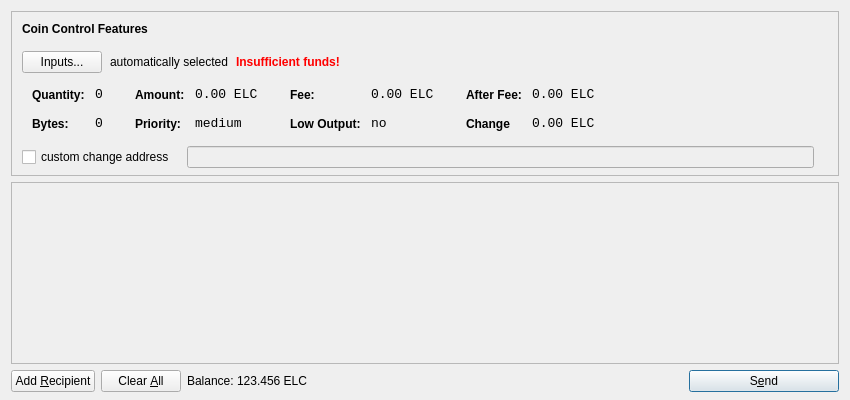
<?xml version="1.0" encoding="UTF-8"?>
<ui version="4.0">
 <class>SendCoinsDialog</class>
 <widget class="QDialog" name="SendCoinsDialog">
  <property name="geometry">
   <rect>
    <x>0</x>
    <y>0</y>
    <width>850</width>
    <height>400</height>
   </rect>
  </property>
  <property name="windowTitle">
   <string>Send Coins</string>
  </property>
  <layout class="QVBoxLayout" name="verticalLayout" stretch="0,1,0">
   <property name="bottomMargin">
    <number>8</number>
   </property>
   <item>
    <widget class="QFrame" name="frameCoinControl">
     <property name="sizePolicy">
      <sizepolicy hsizetype="Expanding" vsizetype="Expanding">
       <horstretch>0</horstretch>
       <verstretch>0</verstretch>
      </sizepolicy>
     </property>
     <property name="maximumSize">
      <size>
       <width>16777215</width>
       <height>16777215</height>
      </size>
     </property>
     <property name="frameShape">
      <enum>QFrame::StyledPanel</enum>
     </property>
     <property name="frameShadow">
      <enum>QFrame::Sunken</enum>
     </property>
     <layout class="QVBoxLayout" name="verticalLayoutCoinControl2">
      <property name="spacing">
       <number>-1</number>
      </property>
      <property name="leftMargin">
       <number>0</number>
      </property>
      <property name="topMargin">
       <number>0</number>
      </property>
      <property name="rightMargin">
       <number>0</number>
      </property>
      <property name="bottomMargin">
       <number>6</number>
      </property>
      <item>
       <layout class="QVBoxLayout" name="verticalLayoutCoinControl" stretch="0,0,0,0,1">
        <property name="spacing">
         <number>0</number>
        </property>
        <property name="leftMargin">
         <number>10</number>
        </property>
        <property name="topMargin">
         <number>10</number>
        </property>
        <item>
         <layout class="QHBoxLayout" name="horizontalLayoutCoinControl1">
          <property name="bottomMargin">
           <number>15</number>
          </property>
          <item>
           <widget class="QLabel" name="labelCoinControlFeatures">
            <property name="sizePolicy">
             <sizepolicy hsizetype="Preferred" vsizetype="Maximum">
              <horstretch>0</horstretch>
              <verstretch>0</verstretch>
             </sizepolicy>
            </property>
            <property name="font">
             <font>
              <weight>75</weight>
              <bold>true</bold>
             </font>
            </property>
            <property name="styleSheet">
             <string notr="true">font-weight:bold;</string>
            </property>
            <property name="text">
             <string>Coin Control Features</string>
            </property>
           </widget>
          </item>
         </layout>
        </item>
        <item>
         <layout class="QHBoxLayout" name="horizontalLayoutCoinControl2" stretch="0,0,0,0">
          <property name="spacing">
           <number>8</number>
          </property>
          <property name="bottomMargin">
           <number>10</number>
          </property>
          <item>
           <widget class="QPushButton" name="pushButtonCoinControl">
            <property name="styleSheet">
             <string notr="true"/>
            </property>
            <property name="text">
             <string>Inputs...</string>
            </property>
           </widget>
          </item>
          <item>
           <widget class="QLabel" name="labelCoinControlAutomaticallySelected">
            <property name="text">
             <string>automatically selected</string>
            </property>
            <property name="margin">
             <number>5</number>
            </property>
           </widget>
          </item>
          <item>
           <widget class="QLabel" name="labelCoinControlInsuffFunds">
            <property name="font">
             <font>
              <weight>75</weight>
              <bold>true</bold>
             </font>
            </property>
            <property name="styleSheet">
             <string notr="true">color:red;font-weight:bold;</string>
            </property>
            <property name="text">
             <string>Insufficient funds!</string>
            </property>
            <property name="margin">
             <number>5</number>
            </property>
           </widget>
          </item>
          <item>
           <spacer name="horizontalSpacerCoinControl">
            <property name="orientation">
             <enum>Qt::Horizontal</enum>
            </property>
            <property name="sizeHint" stdset="0">
             <size>
              <width>40</width>
              <height>1</height>
             </size>
            </property>
           </spacer>
          </item>
         </layout>
        </item>
        <item>
         <widget class="QWidget" name="widgetCoinControl" native="true">
          <property name="sizePolicy">
           <sizepolicy hsizetype="Preferred" vsizetype="Preferred">
            <horstretch>0</horstretch>
            <verstretch>0</verstretch>
           </sizepolicy>
          </property>
          <property name="minimumSize">
           <size>
            <width>0</width>
            <height>0</height>
           </size>
          </property>
          <property name="styleSheet">
           <string notr="true"/>
          </property>
          <layout class="QHBoxLayout" name="horizontalLayoutCoinControl5">
           <property name="margin">
            <number>0</number>
           </property>
           <item>
            <layout class="QHBoxLayout" name="horizontalLayoutCoinControl3" stretch="0,0,0,1">
             <property name="spacing">
              <number>20</number>
             </property>
             <property name="topMargin">
              <number>0</number>
             </property>
             <property name="bottomMargin">
              <number>10</number>
             </property>
             <item>
              <layout class="QFormLayout" name="formLayoutCoinControl1">
               <property name="horizontalSpacing">
                <number>10</number>
               </property>
               <property name="verticalSpacing">
                <number>14</number>
               </property>
               <property name="leftMargin">
                <number>10</number>
               </property>
               <property name="topMargin">
                <number>4</number>
               </property>
               <property name="rightMargin">
                <number>6</number>
               </property>
               <item row="0" column="0">
                <widget class="QLabel" name="labelCoinControlQuantityText">
                 <property name="styleSheet">
                  <string notr="true">font-weight:bold;</string>
                 </property>
                 <property name="text">
                  <string>Quantity:</string>
                 </property>
                 <property name="margin">
                  <number>0</number>
                 </property>
                </widget>
               </item>
               <item row="0" column="1">
                <widget class="QLabel" name="labelCoinControlQuantity">
                 <property name="font">
                  <font>
                   <family>Monospace</family>
                   <pointsize>10</pointsize>
                  </font>
                 </property>
                 <property name="cursor">
                  <cursorShape>IBeamCursor</cursorShape>
                 </property>
                 <property name="contextMenuPolicy">
                  <enum>Qt::ActionsContextMenu</enum>
                 </property>
                 <property name="text">
                  <string>0</string>
                 </property>
                 <property name="margin">
                  <number>0</number>
                 </property>
                 <property name="textInteractionFlags">
                  <set>Qt::LinksAccessibleByMouse|Qt::TextSelectableByKeyboard|Qt::TextSelectableByMouse</set>
                 </property>
                </widget>
               </item>
               <item row="1" column="0">
                <widget class="QLabel" name="labelCoinControlBytesText">
                 <property name="styleSheet">
                  <string notr="true">font-weight:bold;</string>
                 </property>
                 <property name="text">
                  <string>Bytes:</string>
                 </property>
                </widget>
               </item>
               <item row="1" column="1">
                <widget class="QLabel" name="labelCoinControlBytes">
                 <property name="font">
                  <font>
                   <family>Monospace</family>
                   <pointsize>10</pointsize>
                  </font>
                 </property>
                 <property name="cursor">
                  <cursorShape>IBeamCursor</cursorShape>
                 </property>
                 <property name="contextMenuPolicy">
                  <enum>Qt::ActionsContextMenu</enum>
                 </property>
                 <property name="text">
                  <string>0</string>
                 </property>
                 <property name="textInteractionFlags">
                  <set>Qt::LinksAccessibleByMouse|Qt::TextSelectableByKeyboard|Qt::TextSelectableByMouse</set>
                 </property>
                </widget>
               </item>
              </layout>
             </item>
             <item>
              <layout class="QFormLayout" name="formLayoutCoinControl2">
               <property name="horizontalSpacing">
                <number>10</number>
               </property>
               <property name="verticalSpacing">
                <number>14</number>
               </property>
               <property name="leftMargin">
                <number>6</number>
               </property>
               <property name="topMargin">
                <number>4</number>
               </property>
               <property name="rightMargin">
                <number>6</number>
               </property>
               <item row="0" column="0">
                <widget class="QLabel" name="labelCoinControlAmountText">
                 <property name="styleSheet">
                  <string notr="true">font-weight:bold;</string>
                 </property>
                 <property name="text">
                  <string>Amount:</string>
                 </property>
                 <property name="margin">
                  <number>0</number>
                 </property>
                </widget>
               </item>
               <item row="0" column="1">
                <widget class="QLabel" name="labelCoinControlAmount">
                 <property name="font">
                  <font>
                   <family>Monospace</family>
                   <pointsize>10</pointsize>
                  </font>
                 </property>
                 <property name="cursor">
                  <cursorShape>IBeamCursor</cursorShape>
                 </property>
                 <property name="contextMenuPolicy">
                  <enum>Qt::ActionsContextMenu</enum>
                 </property>
                 <property name="text">
                  <string notr="true">0.00 ELC</string>
                 </property>
                 <property name="textInteractionFlags">
                  <set>Qt::LinksAccessibleByMouse|Qt::TextSelectableByKeyboard|Qt::TextSelectableByMouse</set>
                 </property>
                </widget>
               </item>
               <item row="1" column="0">
                <widget class="QLabel" name="labelCoinControlPriorityText">
                 <property name="styleSheet">
                  <string notr="true">font-weight:bold;</string>
                 </property>
                 <property name="text">
                  <string>Priority:</string>
                 </property>
                </widget>
               </item>
               <item row="1" column="1">
                <widget class="QLabel" name="labelCoinControlPriority">
                 <property name="font">
                  <font>
                   <family>Monospace</family>
                   <pointsize>10</pointsize>
                  </font>
                 </property>
                 <property name="cursor">
                  <cursorShape>IBeamCursor</cursorShape>
                 </property>
                 <property name="contextMenuPolicy">
                  <enum>Qt::ActionsContextMenu</enum>
                 </property>
                 <property name="text">
                  <string>medium</string>
                 </property>
                 <property name="textInteractionFlags">
                  <set>Qt::LinksAccessibleByMouse|Qt::TextSelectableByKeyboard|Qt::TextSelectableByMouse</set>
                 </property>
                </widget>
               </item>
              </layout>
             </item>
             <item>
              <layout class="QFormLayout" name="formLayoutCoinControl3">
               <property name="horizontalSpacing">
                <number>10</number>
               </property>
               <property name="verticalSpacing">
                <number>14</number>
               </property>
               <property name="leftMargin">
                <number>6</number>
               </property>
               <property name="topMargin">
                <number>4</number>
               </property>
               <property name="rightMargin">
                <number>6</number>
               </property>
               <item row="0" column="0">
                <widget class="QLabel" name="labelCoinControlFeeText">
                 <property name="styleSheet">
                  <string notr="true">font-weight:bold;</string>
                 </property>
                 <property name="text">
                  <string>Fee:</string>
                 </property>
                 <property name="margin">
                  <number>0</number>
                 </property>
                </widget>
               </item>
               <item row="0" column="1">
                <widget class="QLabel" name="labelCoinControlFee">
                 <property name="font">
                  <font>
                   <family>Monospace</family>
                   <pointsize>10</pointsize>
                  </font>
                 </property>
                 <property name="cursor">
                  <cursorShape>IBeamCursor</cursorShape>
                 </property>
                 <property name="contextMenuPolicy">
                  <enum>Qt::ActionsContextMenu</enum>
                 </property>
                 <property name="text">
                  <string notr="true">0.00 ELC</string>
                 </property>
                 <property name="textInteractionFlags">
                  <set>Qt::LinksAccessibleByMouse|Qt::TextSelectableByKeyboard|Qt::TextSelectableByMouse</set>
                 </property>
                </widget>
               </item>
               <item row="1" column="0">
                <widget class="QLabel" name="labelCoinControlLowOutputText">
                 <property name="styleSheet">
                  <string notr="true">font-weight:bold;</string>
                 </property>
                 <property name="text">
                  <string>Low Output:</string>
                 </property>
                </widget>
               </item>
               <item row="1" column="1">
                <widget class="QLabel" name="labelCoinControlLowOutput">
                 <property name="font">
                  <font>
                   <family>Monospace</family>
                   <pointsize>10</pointsize>
                  </font>
                 </property>
                 <property name="cursor">
                  <cursorShape>IBeamCursor</cursorShape>
                 </property>
                 <property name="contextMenuPolicy">
                  <enum>Qt::ActionsContextMenu</enum>
                 </property>
                 <property name="text">
                  <string>no</string>
                 </property>
                 <property name="textInteractionFlags">
                  <set>Qt::LinksAccessibleByMouse|Qt::TextSelectableByKeyboard|Qt::TextSelectableByMouse</set>
                 </property>
                </widget>
               </item>
              </layout>
             </item>
             <item>
              <layout class="QFormLayout" name="formLayoutCoinControl4">
               <property name="horizontalSpacing">
                <number>10</number>
               </property>
               <property name="verticalSpacing">
                <number>14</number>
               </property>
               <property name="leftMargin">
                <number>6</number>
               </property>
               <property name="topMargin">
                <number>4</number>
               </property>
               <property name="rightMargin">
                <number>6</number>
               </property>
               <item row="0" column="0">
                <widget class="QLabel" name="labelCoinControlAfterFeeText">
                 <property name="styleSheet">
                  <string notr="true">font-weight:bold;</string>
                 </property>
                 <property name="text">
                  <string>After Fee:</string>
                 </property>
                 <property name="margin">
                  <number>0</number>
                 </property>
                </widget>
               </item>
               <item row="0" column="1">
                <widget class="QLabel" name="labelCoinControlAfterFee">
                 <property name="font">
                  <font>
                   <family>Monospace</family>
                   <pointsize>10</pointsize>
                  </font>
                 </property>
                 <property name="cursor">
                  <cursorShape>IBeamCursor</cursorShape>
                 </property>
                 <property name="contextMenuPolicy">
                  <enum>Qt::ActionsContextMenu</enum>
                 </property>
                 <property name="text">
                  <string notr="true">0.00 ELC</string>
                 </property>
                 <property name="textInteractionFlags">
                  <set>Qt::LinksAccessibleByMouse|Qt::TextSelectableByKeyboard|Qt::TextSelectableByMouse</set>
                 </property>
                </widget>
               </item>
               <item row="1" column="0">
                <widget class="QLabel" name="labelCoinControlChangeText">
                 <property name="styleSheet">
                  <string notr="true">font-weight:bold;</string>
                 </property>
                 <property name="text">
                  <string>Change</string>
                 </property>
                </widget>
               </item>
               <item row="1" column="1">
                <widget class="QLabel" name="labelCoinControlChange">
                 <property name="font">
                  <font>
                   <family>Monospace</family>
                   <pointsize>10</pointsize>
                  </font>
                 </property>
                 <property name="cursor">
                  <cursorShape>IBeamCursor</cursorShape>
                 </property>
                 <property name="contextMenuPolicy">
                  <enum>Qt::ActionsContextMenu</enum>
                 </property>
                 <property name="text">
                  <string notr="true">0.00 ELC</string>
                 </property>
                 <property name="textInteractionFlags">
                  <set>Qt::LinksAccessibleByMouse|Qt::TextSelectableByKeyboard|Qt::TextSelectableByMouse</set>
                 </property>
                </widget>
               </item>
              </layout>
             </item>
            </layout>
           </item>
          </layout>
         </widget>
        </item>
        <item>
         <layout class="QHBoxLayout" name="horizontalLayoutCoinControl4" stretch="0,0,0">
          <property name="spacing">
           <number>12</number>
          </property>
          <property name="sizeConstraint">
           <enum>QLayout::SetDefaultConstraint</enum>
          </property>
          <property name="topMargin">
           <number>5</number>
          </property>
          <property name="rightMargin">
           <number>5</number>
          </property>
          <item>
           <widget class="QCheckBox" name="checkBoxCoinControlChange">
            <property name="text">
             <string>custom change address</string>
            </property>
           </widget>
          </item>
          <item>
           <widget class="QLineEdit" name="lineEditCoinControlChange">
            <property name="enabled">
             <bool>false</bool>
            </property>
            <property name="sizePolicy">
             <sizepolicy hsizetype="Expanding" vsizetype="Fixed">
              <horstretch>0</horstretch>
              <verstretch>0</verstretch>
             </sizepolicy>
            </property>
           </widget>
          </item>
          <item>
           <widget class="QLabel" name="labelCoinControlChangeLabel">
            <property name="sizePolicy">
             <sizepolicy hsizetype="Preferred" vsizetype="Expanding">
              <horstretch>0</horstretch>
              <verstretch>0</verstretch>
             </sizepolicy>
            </property>
            <property name="minimumSize">
             <size>
              <width>0</width>
              <height>0</height>
             </size>
            </property>
            <property name="text">
             <string/>
            </property>
            <property name="margin">
             <number>3</number>
            </property>
           </widget>
          </item>
         </layout>
        </item>
        <item>
         <spacer name="verticalSpacerCoinControl">
          <property name="orientation">
           <enum>Qt::Vertical</enum>
          </property>
          <property name="sizeHint" stdset="0">
           <size>
            <width>800</width>
            <height>1</height>
           </size>
          </property>
         </spacer>
        </item>
       </layout>
      </item>
     </layout>
    </widget>
   </item>
   <item>
    <widget class="QScrollArea" name="scrollArea">
     <property name="widgetResizable">
      <bool>true</bool>
     </property>
     <widget class="QWidget" name="scrollAreaWidgetContents">
      <property name="geometry">
       <rect>
        <x>0</x>
        <y>0</y>
        <width>830</width>
        <height>165</height>
       </rect>
      </property>
      <layout class="QVBoxLayout" name="verticalLayout_2">
       <property name="margin">
        <number>0</number>
       </property>
       <item>
        <layout class="QVBoxLayout" name="entries">
         <property name="spacing">
          <number>6</number>
         </property>
        </layout>
       </item>
       <item>
        <spacer name="verticalSpacer">
         <property name="orientation">
          <enum>Qt::Vertical</enum>
         </property>
         <property name="sizeHint" stdset="0">
          <size>
           <width>20</width>
           <height>40</height>
          </size>
         </property>
        </spacer>
       </item>
      </layout>
     </widget>
    </widget>
   </item>
   <item>
    <layout class="QHBoxLayout" name="horizontalLayout">
     <item>
      <widget class="QPushButton" name="addButton">
       <property name="toolTip">
        <string>Send to multiple recipients at once</string>
       </property>
       <property name="text">
        <string>Add &amp;Recipient</string>
       </property>
       <property name="autoDefault">
        <bool>false</bool>
       </property>
      </widget>
     </item>
     <item>
      <widget class="QPushButton" name="clearButton">
       <property name="sizePolicy">
        <sizepolicy hsizetype="Minimum" vsizetype="Fixed">
         <horstretch>0</horstretch>
         <verstretch>0</verstretch>
        </sizepolicy>
       </property>
       <property name="toolTip">
        <string>Remove all transaction fields</string>
       </property>
       <property name="text">
        <string>Clear &amp;All</string>
       </property>
       <property name="autoRepeatDelay">
        <number>300</number>
       </property>
       <property name="autoDefault">
        <bool>false</bool>
       </property>
      </widget>
     </item>
     <item>
      <layout class="QHBoxLayout" name="horizontalLayout_2">
       <property name="spacing">
        <number>3</number>
       </property>
       <item>
        <widget class="QLabel" name="label">
         <property name="sizePolicy">
          <sizepolicy hsizetype="Preferred" vsizetype="Fixed">
           <horstretch>0</horstretch>
           <verstretch>0</verstretch>
          </sizepolicy>
         </property>
         <property name="text">
          <string>Balance:</string>
         </property>
        </widget>
       </item>
       <item>
        <widget class="QLabel" name="labelBalance">
         <property name="sizePolicy">
          <sizepolicy hsizetype="Preferred" vsizetype="Fixed">
           <horstretch>0</horstretch>
           <verstretch>0</verstretch>
          </sizepolicy>
         </property>
         <property name="cursor">
          <cursorShape>IBeamCursor</cursorShape>
         </property>
         <property name="text">
          <string notr="true">123.456 ELC</string>
         </property>
         <property name="textInteractionFlags">
          <set>Qt::LinksAccessibleByMouse|Qt::TextSelectableByKeyboard|Qt::TextSelectableByMouse</set>
         </property>
        </widget>
       </item>
      </layout>
     </item>
     <item>
      <spacer name="horizontalSpacer">
       <property name="orientation">
        <enum>Qt::Horizontal</enum>
       </property>
       <property name="sizeHint" stdset="0">
        <size>
         <width>40</width>
         <height>20</height>
        </size>
       </property>
      </spacer>
     </item>
     <item>
      <widget class="QPushButton" name="sendButton">
       <property name="minimumSize">
        <size>
         <width>150</width>
         <height>0</height>
        </size>
       </property>
       <property name="toolTip">
        <string>Confirm the send action</string>
       </property>
       <property name="text">
        <string>S&amp;end</string>
       </property>
       <property name="icon">
        <iconset resource="../bitcoin.qrc">
         <normaloff>:/icons/send</normaloff>:/icons/send</iconset>
       </property>
       <property name="default">
        <bool>true</bool>
       </property>
      </widget>
     </item>
    </layout>
   </item>
  </layout>
 </widget>
 <resources>
  <include location="../bitcoin.qrc"/>
 </resources>
 <connections/>
</ui>
